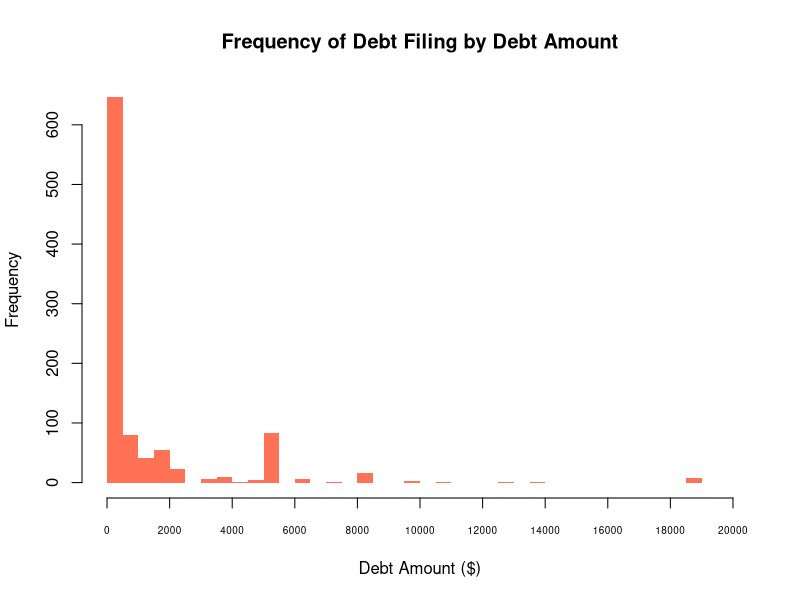
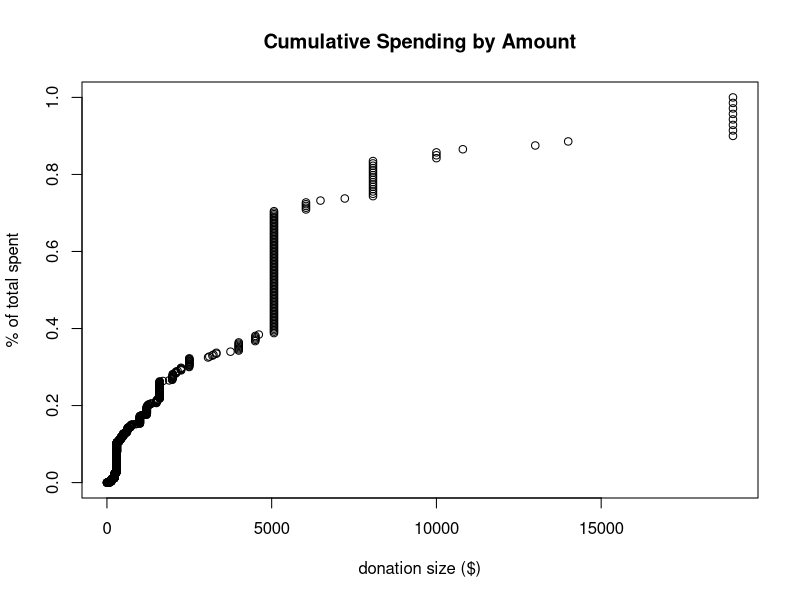
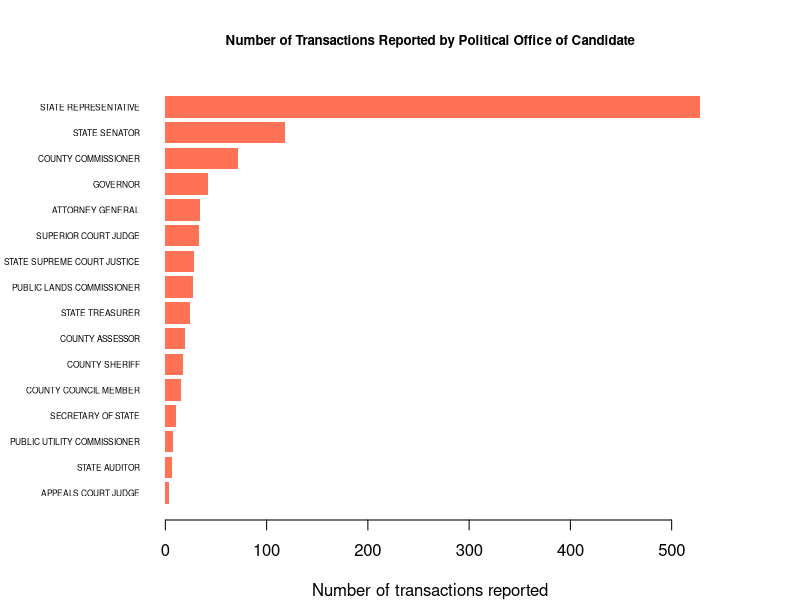
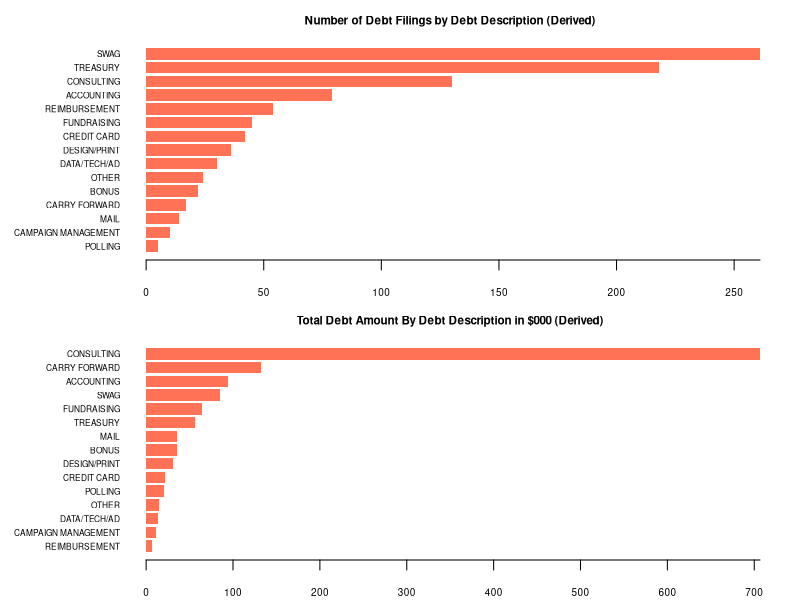
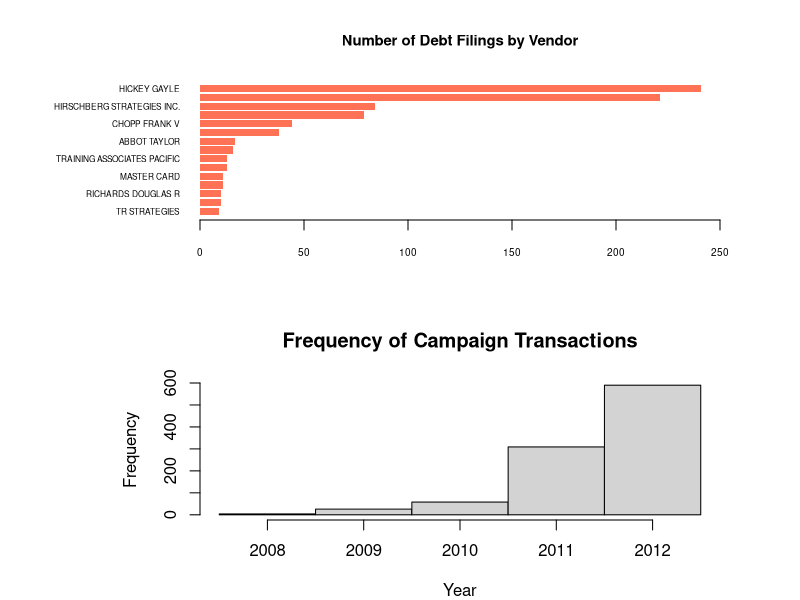
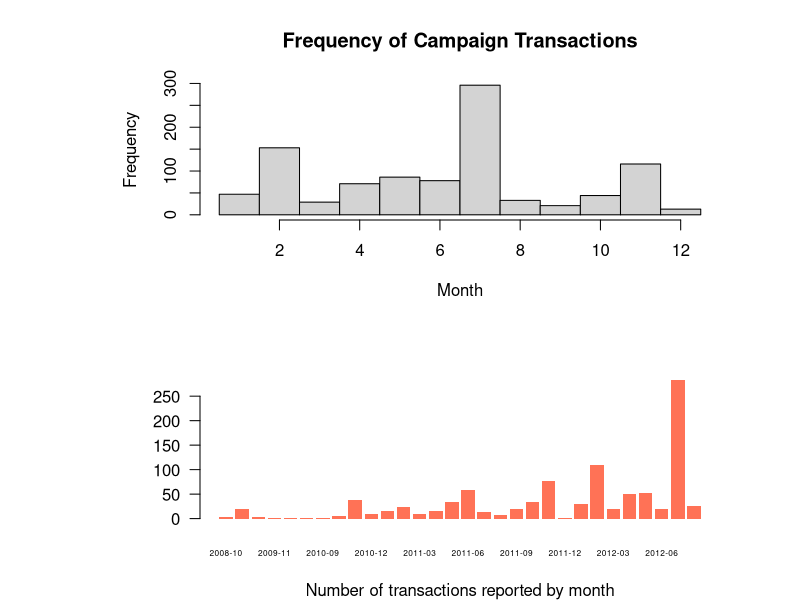
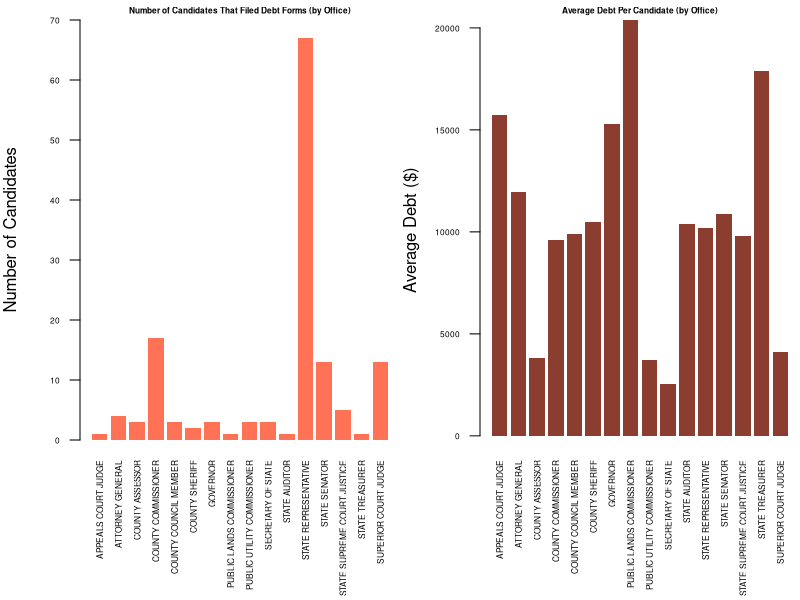
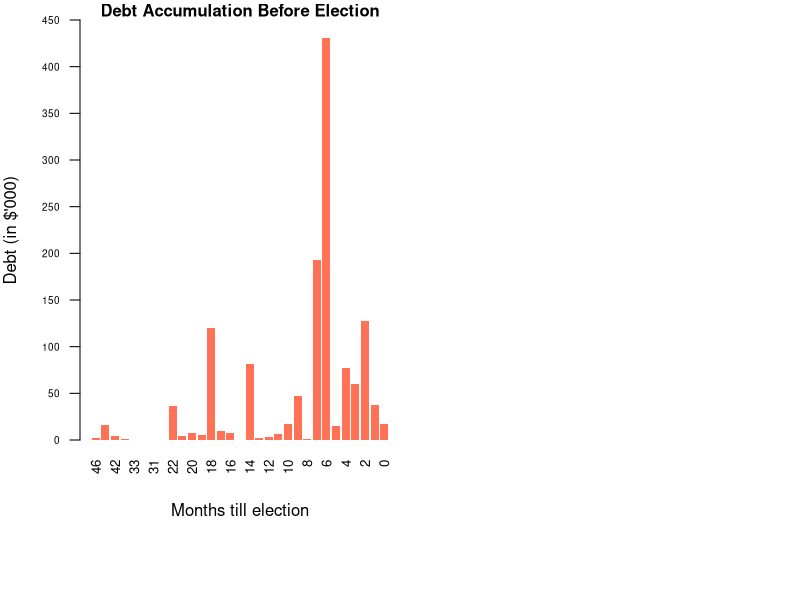

These charts were generated, in order, by the following R code:
## ---- chunk 1
knitr::opts_chunk$set(echo = TRUE, warning=TRUE, message=FALSE, tidy=TRUE, strip.white = TRUE)
## ---- chunk 2
CandidateDebt <- read.csv("CandidateDebt.csv",
                          stringsAsFactors = FALSE)
str(CandidateDebt)
table(CandidateDebt$amount)
## ---- chunk 3
# get column names from row data
var_names <- colnames(read.csv("CandidateDebt.csv", nrows = 1))

# insert column after "position" and remove last column
var_names_corrected <- c(var_names[1:grep("position", var_names)],
                         "position2",
                         var_names[(grep("position", var_names) + 1):(length(var_names) - 1)])
## ---- chunk 4
# reading the data with correct headers
CandidateDebt <- read.csv("CandidateDebt.csv",
                          stringsAsFactors = FALSE,
                          col.names = var_names_corrected)
rm(list = c("var_names", "var_names_corrected"))
## ---- chunk 5
dim(CandidateDebt)
summary(CandidateDebt)
## ---- chunk 6
# Converting target variable to numeric
CandidateDebt$amount_num <- as.numeric(CandidateDebt$amount)
summary(CandidateDebt$amount_num)
## ---- chunk 7
# creating flag for missing values (1 for missing)
CandidateDebt$missing_amount <- ifelse(is.na(CandidateDebt$amount_num), 1, 0)
table(CandidateDebt$missing_amount)
## ---- chunk 8
# number of of unique filer ids (candidates in full dataset)
length(unique(CandidateDebt$filerid))
# number of unique filer ids (candidates) in data set without 56 rows with missing data:
length(unique(CandidateDebt[CandidateDebt$missing_amount == 0,]$filerid))
## ---- chunk 9
# number of of unique values of office (candidates in full dataset)
length(unique(CandidateDebt$office))
# number of unique values of office in data set without 56 rows with missing data:
length(unique(CandidateDebt[CandidateDebt$missing_amount == 0,]$office))
## ---- chunk 10
# converting dates from character to dates
CandidateDebt$fromdate <- as.Date(CandidateDebt$fromdate, format = "%m/%d/%y")
CandidateDebt$thrudate <- as.Date(CandidateDebt$thrudate, format = "%m/%d/%y")
CandidateDebt$debtdate <- as.Date(CandidateDebt$debtdate, format = "%m/%d/%y")
## ---- chunk 11
# creating a vector of variables to keep for analysis
keep_vars <- c("reportnumber", "filerid", "filername", "office", "legislativedistrict",
    "party", "jurisdiction", "jurisdictioncounty", "jurisdictiontype",
    "amount_num", "fromdate", "thrudate", "debtdate", "code", "description",
    "vendorname", "vendoraddress","vendorcity", "vendorstate")

# removing 56 rows with missing data
CandidateDebtSub <- CandidateDebt[CandidateDebt$missing_amount == 0,]
CandidateDebtSub <- CandidateDebtSub[keep_vars]
rm(keep_vars)
## ---- chunk 12
dim(CandidateDebtSub)
summary(CandidateDebtSub)
## ---- chunk 13
# checking for presense of missing values
sum(is.na(CandidateDebtSub))
## ---- chunk 14
aggr_office <- aggregate(amount_num ~ filerid + office, data = CandidateDebtSub, sum)
aggr_office <- aggregate(office ~ filerid, data = aggr_office, length)

aggr_legdis <- aggregate(amount_num ~ filerid + legislativedistrict, data = CandidateDebtSub, sum)
aggr_legdis <- aggregate(legislativedistrict ~ filerid, data = aggr_legdis, length)

aggr_party <- aggregate(amount_num ~ filerid + party, data = CandidateDebtSub, sum)
aggr_party <- aggregate(party ~ filerid, data = aggr_party, length)

aggr_jur <- aggregate(amount_num ~ filerid + jurisdiction, data = CandidateDebtSub, sum)
aggr_jur <- aggregate(jurisdiction ~ filerid, data = aggr_jur, length)

aggr_jurc <- aggregate(amount_num ~ filerid + jurisdictioncounty, data = CandidateDebtSub, sum)
aggr_jurc <- aggregate(jurisdictioncounty ~ filerid, data = aggr_jurc, length)

aggr_jurt <- aggregate(amount_num ~ filerid + jurisdictiontype, data = CandidateDebtSub, sum)
aggr_jurt <- aggregate(jurisdictiontype ~ filerid, data = aggr_jurt, length)

aggr_comb <- cbind(aggr_office,
                   aggr_legdis[,2],
                   aggr_party[,2],
                   aggr_jur[,2],
                   aggr_jurc[,2],
                   aggr_jurt[,2])

colnames(aggr_comb) <- c("filerid", "office", "legislativedistrict", "party", "jurisdiction",
                         "jurisdictioncounty", "jurisdictiontype")
rm(list = c("aggr_office", "aggr_legdis", "aggr_party", "aggr_jur", "aggr_jurc", "aggr_jurt"))

#sapply(aggr_comb[, -1], table)
summary(aggr_comb[, -1])
## ---- chunk 15
# creating flag variables for candidates with more than 1 unique value
aggr_comb$legdist_mult <- ifelse(aggr_comb$legislativedistrict > 1, 1, 0)
aggr_comb$party_mult <- ifelse(aggr_comb$party > 1, 1, 0)
aggr_comb$jur_mult <- ifelse(aggr_comb$jurisdiction > 1, 1, 0)
aggr_comb$jurc_mult <- ifelse(aggr_comb$jurisdictioncounty > 1, 1, 0)
aggr_comb$jurt_mult <- ifelse(aggr_comb$jurisdictiontype > 1, 1, 0)
aggr_comb$mult <- aggr_comb$legdist_mult + aggr_comb$party_mult + aggr_comb$jur_mult +
  aggr_comb$jurc_mult + aggr_comb$jurt_mult
table(aggr_comb$mult)
## ---- chunk 16
# adding this flag variable to the main data set
CandidateDebtSub <- merge(CandidateDebtSub, aggr_comb[, c("filerid", "mult")], by = "filerid")
rm(aggr_comb)
## ---- chunk 17
# counting number of unique offices among those 34 candidates
length(unique(CandidateDebtSub$office[CandidateDebtSub$mult == 0]))
## ---- chunk 18
# counting number of unique parties/offices among those 34 candidates
aggr_party <- aggregate(amount_num ~ filerid + party + office, data = CandidateDebtSub[CandidateDebtSub$mult == 0,], sum)
table(aggr_party$office, aggr_party$party)
rm(aggr_party)
## ---- chunk 19
summary(CandidateDebtSub$amount_num)
sd(CandidateDebtSub$amount_num)
## ---- chunk 20
# Amount

hist(CandidateDebtSub$amount,
     breaks=50,
     main = 'Frequency of Debt Filing by Debt Amount',
     col='coral1',
     border=NA,
     xlim = range(0:20000),
     xaxt = "n",
     xlab = 'Debt Amount ($)')
axis(1, at = seq(0, 20000, 2000),
     labels = seq(0, 20000, 2000),
     cex.axis = 0.6)
## ---- chunk 21
total_spent = sum(CandidateDebtSub$amount_num)
plot(sort(CandidateDebtSub$amount_num), cumsum(sort(CandidateDebtSub$amount_num)) / total_spent, xlab="donation size ($)", ylab="% of total spent", main="Cumulative Spending by Amount")

## ---- chunk 22
sum(subset(CandidateDebtSub, amount_num < 500)$amount_num) / total_spent
sum(subset(CandidateDebtSub, amount_num >= 5000)$amount_num) / total_spent
sum(CandidateDebtSub$amount_num == 5000)
sum(subset(CandidateDebtSub, amount_num >= 19000)$amount_num) / total_spent
sum(CandidateDebtSub$amount_num == 5000)
## ---- chunk 23
par(mar=c(4,8,4,5))
barplot(sort(table(CandidateDebtSub$office)),
            horiz=TRUE,
            las = 1,
            cex.names = 0.5,
            xlab='Number of transactions reported',
            col='coral1',
            border=NA)
title('Number of Transactions Reported by Political Office of Candidate',
      cex.main = 0.8)
## ---- chunk 24
table(CandidateDebtSub$vendorstate)
prop.table(table(CandidateDebtSub$vendorstate))
## ---- chunk 25
# Code
aggr_code <- aggregate(reportnumber ~ code, CandidateDebtSub, length)
colnames(aggr_code) <- c("Code", "Number of Reports")
aggr_code[order(-aggr_code$`Number of Reports`),]
rm(aggr_code)
## ---- chunk 26
creditcard <- c("AM EX", "AMERICAN EXPRESS", "AMERICAN EXPRESS LOWES", "AMEX",
                "CITI MASTERCARD", "MASTERCARD", "VISA", "CAPITOL ONE",
                "MASTER CARD")
consulting <- c("CONSULTING", "JANUARY SERVICES", "$750 PER MONTH THROUGH OCTOBER",
                "AUGUST CONSULTING", "CONSULTING ESTIMATE", "CONSULTING/PHOTOGRAPHY",
                "CONSULTING/TRAVEL", "MAY CONSULTING SERVICES", "MONTHLY CONSULTING FEE",
                "RETAINER", "APRIL RETAINER")
swag <- c("RE-ORDER TEE SHIRTS", "BUMPER STICKERS/FLYERS", "CONSULTING/YARD SIGNS",
          "YARD SIGNS", "OFFICE SUPPLIES/ WATER FOR KICKOFF")

CandidateDebtSub$description_aggr[grepl("TREASURY", CandidateDebtSub$description, ignore.case = TRUE)] <-
  "TREASURY"
CandidateDebtSub$description_aggr[grepl("CAMPAIGN", CandidateDebtSub$description, ignore.case = TRUE)] <-
  "CAMPAIGN MANAGEMENT"
CandidateDebtSub$description_aggr[grepl("FUND", CandidateDebtSub$description, ignore.case = TRUE)] <-
  "FUNDRAISING"
CandidateDebtSub$description_aggr[grepl("CARRY FORWARD", CandidateDebtSub$description, ignore.case = TRUE)] <-
  "CARRY FORWARD"
CandidateDebtSub$description_aggr[grepl("REIMB", CandidateDebtSub$description, ignore.case = TRUE)] <-
  "REIMBURSEMENT"
CandidateDebtSub$description_aggr[grepl("ACCOUNTING", CandidateDebtSub$description, ignore.case = TRUE)] <-
  "ACCOUNTING"
CandidateDebtSub$description_aggr[grepl("BONUS", CandidateDebtSub$description, ignore.case = TRUE)] <-
  "BONUS"
CandidateDebtSub$description_aggr[grepl("DESIGN", CandidateDebtSub$description, ignore.case = TRUE)] <-
  "DESIGN/PRINT"
CandidateDebtSub$description_aggr[grepl("PRINT", CandidateDebtSub$description, ignore.case = TRUE)] <-
  "DESIGN/PRINT"
CandidateDebtSub$description_aggr[grepl("POLLING", CandidateDebtSub$description, ignore.case = TRUE)] <-
  "POLLING"
CandidateDebtSub$description_aggr[grepl("CREDIT", CandidateDebtSub$description, ignore.case = TRUE)] <-
  "CREDIT CARD"
CandidateDebtSub$description_aggr[CandidateDebtSub$vendorname %in% creditcard] <-
  "CREDIT CARD"
CandidateDebtSub$description_aggr[CandidateDebtSub$description %in% consulting] <-
  "CONSULTING"
CandidateDebtSub$description_aggr[CandidateDebtSub$description %in% swag] <-
  "SWAG"
CandidateDebtSub$description_aggr[grepl("MAIL", CandidateDebtSub$description, ignore.case = TRUE)] <-
  "MAIL"
CandidateDebtSub$description_aggr[grepl("POSTAGE", CandidateDebtSub$description, ignore.case = TRUE)] <-
  "MAIL"
CandidateDebtSub$description_aggr[grepl("STAMPS", CandidateDebtSub$description, ignore.case = TRUE)] <-
  "MAIL"
CandidateDebtSub$description_aggr[grepl("DATA", CandidateDebtSub$description, ignore.case = TRUE)] <-
  "DATA/TECH/AD"
CandidateDebtSub$description_aggr[grepl("DISPLAY", CandidateDebtSub$description, ignore.case = TRUE)] <-
  "DATA/TECH/AD"
CandidateDebtSub$description_aggr[grepl("WEB", CandidateDebtSub$description, ignore.case = TRUE)] <-
  "DATA/TECH/AD"
CandidateDebtSub$description_aggr[grepl("ADVERTISEMENT", CandidateDebtSub$description, ignore.case = TRUE)] <-
  "DATA/TECH/AD"
CandidateDebtSub$description_aggr[grepl("COMPUTER", CandidateDebtSub$description, ignore.case = TRUE)] <-
  "DATA/TECH/AD"
CandidateDebtSub$description_aggr[is.na(CandidateDebtSub$description_aggr)] <- "OTHER"

rm(list = c("creditcard", "consulting", "swag"))
table(CandidateDebtSub$description_aggr)
#table(CandidateDebtSub$description[CandidateDebtSub$description_aggr == "OTHER"])
## ---- chunk 27
aggr_descr <- aggregate(amount_num ~ description_aggr, data = CandidateDebtSub, sum)
aggr_descr <- aggr_descr[order(aggr_descr$amount_num),]

par(mar=c(2,7,2,2),
    mfrow=c(2,1))
barplot(sort(table(CandidateDebtSub$description_aggr)),
        horiz = TRUE,
        las = 2,
        cex.names=0.5,
        col='coral1',
        border=NA,
        axes = FALSE)
axis(1, at = seq(0, 300, 50),
     cex.axis = 0.6,
     las = 1)
title('Number of Debt Filings by Debt Description (Derived)',
      cex.main = 0.7)

#par(mar=c(4,12,4,4))
barplot(aggr_descr$amount_num,
        names.arg = aggr_descr$description_aggr,
        horiz = TRUE,
        las = 2,
        cex.names=0.5,
        axes = FALSE,
        col='coral1',
        border=NA)
axis(1, at = seq(0, 800000, 100000),
     cex.axis = 0.6,
     labels = seq(0, 800, 100),
     las = 1)
title('Total Debt Amount By Debt Description in $000 (Derived)',
      cex.main = 0.7)
rm(aggr_descr)

## ---- chunk 28
par(mar=c(4,10,4,4))
vendorTable <- sort(table(CandidateDebtSub$vendorname),decreasing = TRUE)
barplot(sort(vendorTable[1:15]),
        horiz = TRUE,
        las = 2,
        cex.names=0.5,
        cex.axis = 0.8,
        xlim = range(0:250),
        axes = FALSE,
        col='coral1',
        border=NA)
axis(1, at = seq(0, 250, 50),
     cex.axis = 0.6,
     las = 1)
title('Number of Debt Filings by Vendor',
      cex.main = 0.9)
## ---- chunk 29
summary(CandidateDebtSub$debtdate)
summary(CandidateDebtSub$fromdate)
summary(CandidateDebtSub$thrudate)
## ---- chunk 30
hist(as.numeric(format(CandidateDebtSub$debtdate, format="%Y")), breaks=seq(2007.5, 2012.5, 1), main="Frequency of Campaign Transactions", xlab="Year")
hist(as.numeric(format(CandidateDebtSub$debtdate, format="%m")), breaks=seq(0.5, 12.5, 1), main="Frequency of Campaign Transactions", xlab="Month")
barplot(table(sort(format(CandidateDebtSub$debtdate, format="%Y-%m"))),
            las = 1,
            cex.names = 0.5,
            xlab='Number of transactions reported by month',
            col='coral1',
            border=NA)
## ---- chunk 31
aggr_office <- aggregate(amount_num ~ filerid + office, data = CandidateDebtSub, sum)
aggr_office <- aggregate(filerid ~ office, data = aggr_office, length)
aggr_office2 <- aggregate(amount_num ~ office, data = CandidateDebtSub, sum)
aggr_office <- cbind(aggr_office, aggr_office2[,2])
colnames(aggr_office)[3] <- c("amount_num")
aggr_office$amount_p_cand <- aggr_office$amount_num / aggr_office$filerid

par(mar = c(8,4,1,0),
    oma = c(0,0,0,0),
    mfrow = c(1,2))
barplot(aggr_office$filerid,
        names.arg = aggr_office$office,
        cex.names = 0.5,
        cex.axis = 0.5,
        border = NA,
        las = 2,
        ylim = range(0, 70),
        ylab = "Number of Candidates",
        col = "coral1")
title("Number of Candidates That Filed Debt Forms (by Office)",
      cex.main = 0.5)

par(mar = c(8,4,1,0))
barplot(aggr_office$amount_p_cand,
        names.arg = aggr_office$office,
        cex.names = 0.5,
        cex.axis = 0.5,
        border = NA,
        las = 2,
        ylab = "Average Debt ($)",
        col = "coral4")
title("Average Debt Per Candidate (by Office)",
      cex.main = 0.5)
rm(list = c("aggr_office", "aggr_office2"))

## ---- chunk 32

# Number of months before election the debt occured
CandidateDebtSub$weeksindebt <-
  round(difftime(max(CandidateDebtSub$debtdate), CandidateDebtSub$debtdate, units = "weeks"))
CandidateDebtSub$monthsindebt <-
  round(CandidateDebtSub$weeksindebt / 52 * 12)
CandidateDebtSub$monthsindebt <-
  as.numeric(CandidateDebtSub$monthsindebt)
# capping months at 13 months (for exploratory reasons)
CandidateDebtSub$monthsindebt_cap <-
  ifelse(CandidateDebtSub$monthsindebt > 12, 13, CandidateDebtSub$monthsindebt)
summary(CandidateDebtSub$monthsindebt)
summary(CandidateDebtSub$monthsindebt_cap)

aggr_months <- aggregate(amount_num ~ monthsindebt, data = CandidateDebtSub, sum)
aggr_months <- aggr_months[order(-aggr_months$monthsindebt),]

barplot(aggr_months$amount_num/1000,
        names.arg = aggr_months$monthsindebt,
        cex.names = 0.8,
        cex.axis = 0.8,
        ylim = range(0, 450),
        las = 2,
        border = NA,
        axes = FALSE,
        xlab = "Months till election",
        ylab = "Debt (in $'000)",
        col = "coral1")
axis(2, at = seq(0, 450, 50),
     cex.axis = 0.6,
     las = 1)
title("Debt Accumulation Before Election",
      cex.main = 1)

rm(aggr_months)
## ---- chunk 33
# description_aggr

aggr_descr <- aggregate(amount_num ~ description_aggr, data = CandidateDebtSub, sum)
aggr_descr <- aggr_descr[order(aggr_descr$amount_num),]

par(mar=c(2,7,2,2),
    mfrow=c(2,1))
barplot(sort(table(CandidateDebtSub$description_aggr)),
        horiz = TRUE,
        las = 2,
        cex.names=0.5,
        col='coral1',
        border=NA,
        axes = FALSE)
axis(1, at = seq(0, 300, 50),
     cex.axis = 0.6,
     las = 1)
title('Number of Debt Filings by Debt Description (Derived)',
      cex.main = 0.7)

#par(mar=c(4,12,4,4))
barplot(aggr_descr$amount_num,
        names.arg = aggr_descr$description_aggr,
        horiz = TRUE,
        las = 2,
        cex.names=0.5,
        axes = FALSE,
        col='coral1',
        border=NA)
axis(1, at = seq(0, 800000, 100000),
     cex.axis = 0.6,
     labels = seq(0, 800, 100),
     las = 1)
title('Total Debt Amount By Debt Description in $000 (Derived)',
      cex.main = 0.7)
rm(aggr_descr)

## ---- chunk 34
aggr_descr0 <- aggregate(amount_num ~ description_aggr, data = CandidateDebtSub, sum)
aggr_descr0 <- aggr_descr0[order(-aggr_descr0$amount_num),]

par(mar = c(7,4,2,3),
    oma = c(0,0,0,0),
    xpd = TRUE)
boxplot(amount_num ~ description_aggr, data = CandidateDebtSub,
        log = "y",
        ylab = "Amount of Debt in Individual Report (log)",
        las = 2,
        cex.names = 0.5,
        cex.axis = 0.5,
        col = "coral1",
        border = "coral4")
title("Distribution of Report Debt Amount by Description",
      cex.main = 1)
## ---- chunk 35
aggr_months_office <- aggregate(amount_num ~ monthsindebt + office, data = CandidateDebtSub, sum)
aggr_months_office <-
  reshape(aggr_months_office,
          v.names = "amount_num",
          idvar = "office",
          timevar = "monthsindebt",
          direction = "wide")

aggr_months_office[is.na(aggr_months_office)] <- 0

aggr_months_office$amount_num.19plus =
  aggr_months_office$amount_num.19 +
  aggr_months_office$amount_num.20 +
  aggr_months_office$amount_num.21 +
  aggr_months_office$amount_num.22 +
  aggr_months_office$amount_num.23 +
  aggr_months_office$amount_num.31 +
  aggr_months_office$amount_num.32 +
  aggr_months_office$amount_num.33 +
  aggr_months_office$amount_num.40 +
  aggr_months_office$amount_num.42 +
  aggr_months_office$amount_num.43 +
  aggr_months_office$amount_num.46

keep_vars <- c("office", "amount_num.19plus", "amount_num.18", "amount_num.17",
               "amount_num.16", "amount_num.15", "amount_num.14", "amount_num.13",
               "amount_num.12", "amount_num.11", "amount_num.10", "amount_num.9",
               "amount_num.8", "amount_num.7", "amount_num.6", "amount_num.5",
               "amount_num.4", "amount_num.3",
               "amount_num.2", "amount_num.1", "amount_num.0")
new_vars <- c("office", "Month.19p", "Month.18", "Month.17", "Month.16", "Month.15",
              "Month.14", "Month.13", "Month.12", "Month.11", "Month.10", "Month.9",
              "Month.8", "Month.7", "Month.6", "Month.5", "Month.4", "Month.3",
              "Month.2", "Month.1", "Month.0")

aggr_months_office <- aggr_months_office[, keep_vars]
colnames(aggr_months_office) <- new_vars
aggr_months_office2 <- aggr_months_office[,-1]
rownames(aggr_months_office2) <- aggr_months_office[, 1]

par(mar = c(6,5,2,1),
    oma = c(0,0,0,0))
barplot(as.matrix(aggr_months_office2),
        border="white",
        space=0.04,
        cex.names = 0.6,
        las = 2,
        cex.axis = 0.8,
        col = rainbow(16),
        axes = FALSE,
        ylim = range(0, 500000),
        xlab = "Months till election",
        ylab = "Debt (in $'000)")
axis(2, at = seq(0, 500000, 50000),
     cex.axis = 0.5,
     labels = seq(0, 5000, 500),
     las = 1)
legend("topright",
       legend = rownames(aggr_months_office2),
       fill = rainbow(16),
       inset = c(0.365, 0),
       ncol = 2,
       cex = 0.5)
title("Debt Accumulation Before Election by Office",
      cex.main = 1)

rm(list = c("keep_vars", "new_vars", "aggr_months_office2"))
## ---- chunk 36
amount_by_office <- aggregate(amount_num ~ office, data = CandidateDebtSub, sum)
aggr_months_office <- cbind(aggr_months_office, amount_by_office[,2])
colnames(aggr_months_office)[22] <- "amount"
aggr_months_office$Month.12p <- 100 * (aggr_months_office$Month.19p +
  aggr_months_office$Month.18 +
  aggr_months_office$Month.17 +
  aggr_months_office$Month.16 +
  aggr_months_office$Month.15 +
  aggr_months_office$Month.14 +
  aggr_months_office$Month.13 +
  aggr_months_office$Month.12) / aggr_months_office$amount
aggr_months_office$Month.11 <- 100 * aggr_months_office$Month.11 / aggr_months_office$amount
aggr_months_office$Month.10 <- 100 * aggr_months_office$Month.10 / aggr_months_office$amount
aggr_months_office$Month.9 <- 100 * aggr_months_office$Month.9 / aggr_months_office$amount
aggr_months_office$Month.8 <- 100 * aggr_months_office$Month.8 / aggr_months_office$amount
aggr_months_office$Month.7 <- 100 * aggr_months_office$Month.7 / aggr_months_office$amount
aggr_months_office$Month.6 <- 100 * aggr_months_office$Month.6 / aggr_months_office$amount
aggr_months_office$Month.5 <- 100 * aggr_months_office$Month.5 / aggr_months_office$amount
aggr_months_office$Month.4 <- 100 * aggr_months_office$Month.4 / aggr_months_office$amount
aggr_months_office$Month.3 <- 100 * aggr_months_office$Month.3 / aggr_months_office$amount
aggr_months_office$Month.2 <- 100 * aggr_months_office$Month.2 / aggr_months_office$amount
aggr_months_office$Month.1 <- 100 * aggr_months_office$Month.1 / aggr_months_office$amount
aggr_months_office$Month.0 <- 100 * aggr_months_office$Month.0 / aggr_months_office$amount

new_vars <- c("Month.12p", "Month.11", "Month.10", "Month.9",
              "Month.8", "Month.7", "Month.6", "Month.5", "Month.4", "Month.3",
              "Month.2", "Month.1", "Month.0")

aggr_months_office2 <- aggr_months_office[,new_vars]
aggr_months_office3 <- as.data.frame(t(aggr_months_office2))
colnames(aggr_months_office3) <- aggr_months_office[,1]

par(mar = c(8,4,2,3),
    oma = c(0,0,0,0),
    xpd = TRUE)
barplot(as.matrix(aggr_months_office3),
        border="white",
        space=0.04,
        cex.names = 0.5,
        las = 2,
        cex.axis = 0.8,
        col = rainbow(12, s = 0.75),
        ylab = "Share of Debt (%)")
legend("topright",
       legend = rev(rownames(aggr_months_office3)),
       fill = rainbow(12, s = 0.75),
       inset = c(-0.105, 0),
       ncol = 1,
       cex = 0.6)
title("Debt Composition By Month by Office",
      cex.main = 1)

rm(list = c("new_vars", "aggr_months_office", "aggr_months_office2",
            "aggr_months_office3", "amount_by_office"))
## ---- chunk 37
aggr_descr0 <- aggregate(amount_num ~ description_aggr, data = CandidateDebtSub, sum)
aggr_descr0 <- aggr_descr0[order(-aggr_descr0$amount_num),]
aggr_descr <- aggregate(amount_num ~ office + description_aggr, data = CandidateDebtSub, sum)
aggr_descr_office <-
  reshape(aggr_descr,
          v.names = "amount_num",
          idvar = "office",
          timevar = "description_aggr",
          direction = "wide")
aggr_descr_office[is.na(aggr_descr_office)] <- 0

colnames(aggr_descr_office) <- sub("amount_num.", "", colnames(aggr_descr_office))
aggr_descr_office2 <- aggr_descr_office[,aggr_descr0[,1]]
rownames(aggr_descr_office2) <- aggr_descr_office[, 1]

par(mar = c(8,4,2,3),
    oma = c(0,0,0,0),
    xpd = TRUE)
barplot(as.matrix(aggr_descr_office2),
        border="white",
        space=0.04,
        cex.names = 0.6,
        las = 2,
        cex.axis = 0.6,
        col = rainbow(15),
        axes = FALSE,
        ylab = "Debt (in $'000)")
axis(2, at = seq(0, 800000, 100000),
     labels = seq(0, 8000, 1000),
     cex.axis = 0.6,
     las = 1)
legend("topright",
       legend = rev(rownames(aggr_descr_office2)),
       fill = rainbow(15),
       ncol = 2,
       cex = 0.7)
title("Debt Composition by Description by Office",
      cex.main = 1)

rm(list = c("aggr_descr0", "aggr_descr", "aggr_descr_office", "aggr_descr_office2"))
